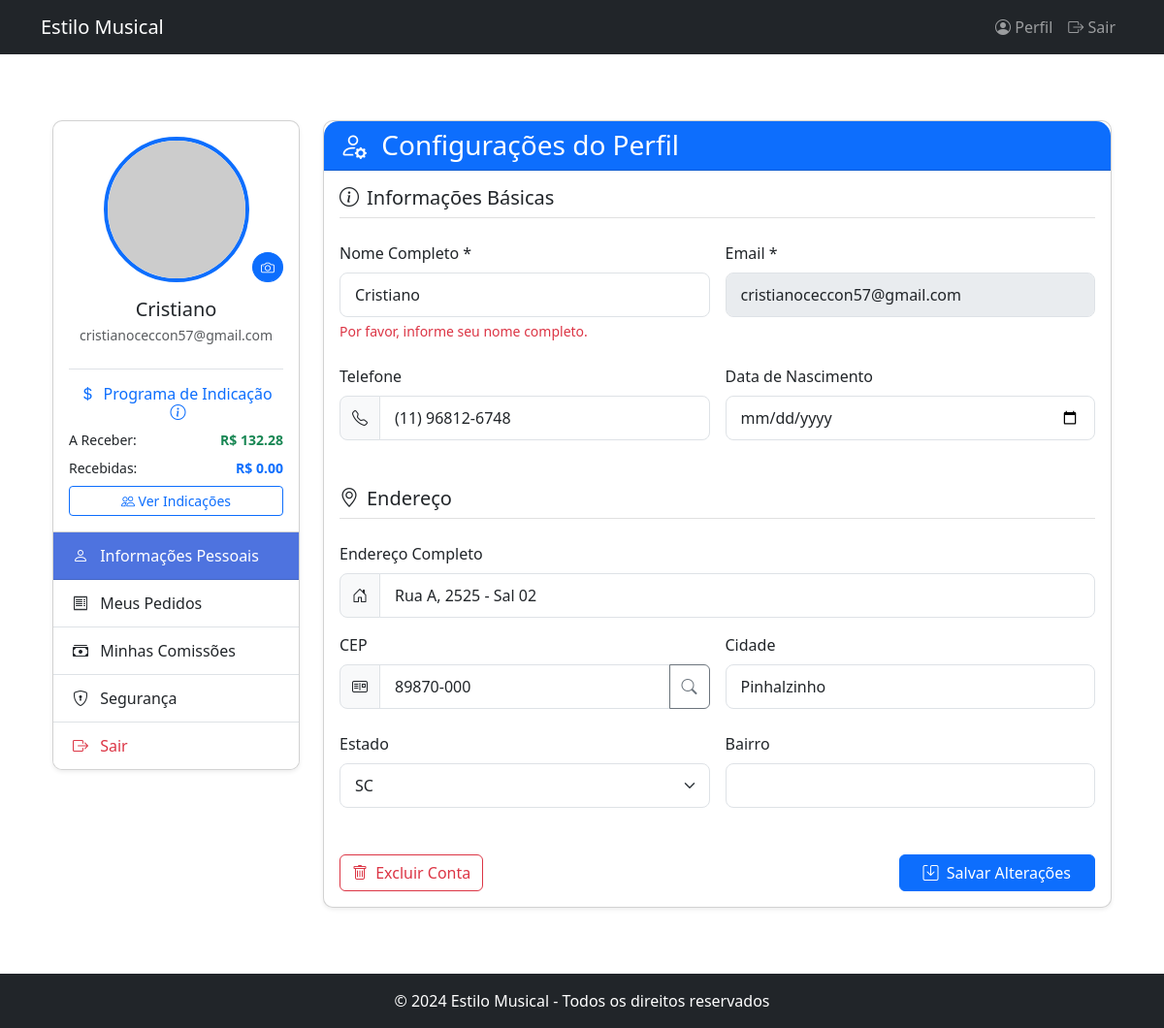
Screenshot of /perfil (signed in) with the database file from the repository.
### app.py (models this page shows, shortened)
class User(db.Model, UserMixin):
    __tablename__ = 'users'
    id = db.Column(db.Integer, primary_key=True)
    nome = db.Column(db.String(100), nullable=False)
    email = db.Column(db.String(100), unique=True, nullable=False)
    senha_hash = db.Column(db.String(128), nullable=False)
    telefone = db.Column(db.String(20))
    endereco = db.Column(db.String(200))
    bairro = db.Column(db.String(100))
    cidade = db.Column(db.String(100))
    estado = db.Column(db.String(2))
    cep = db.Column(db.String(10))
    data_nascimento = db.Column(db.Date)
    data_registro = db.Column(db.DateTime, default=datetime.utcnow)
    ativo = db.Column(db.Boolean, default=True, nullable=False)
    is_admin = db.Column(db.Boolean, default=False, nullable=False)
    ultimo_login = db.Column(db.DateTime)
    email_confirmado = db.Column(db.Boolean, default=False)
    avatar = db.Column(db.String(200))
    prime_code = db.Column(db.String(50))
    indicador_id = db.Column(db.Integer, db.ForeignKey('users.id'))
    desconto_prime = db.Column(db.Float, default=0.0)
    saldo_comissoes = db.Column(db.Float, default=0.0)
    indicado_por = db.relationship('User', remote_side=[id], backref='indicados')
    comissoes_recebidas = db.relationship('Comissao', foreign_keys='Comissao.indicador_id', back_populates='indicador', lazy=True)
    pedidos = db.relationship('Pedido', backref='usuario', lazy=True)

### app.py (the view)
@app.route('/perfil', methods=['GET', 'POST'])
@login_required
def perfil():
    form = PerfilForm()
    if request.method == 'POST' and form.validate_on_submit():
        try:
            current_user.nome = form.nome.data
            current_user.telefone = form.telefone.data
            current_user.data_nascimento = form.nascimento.data
            current_user.endereco = form.endereco.data
            current_user.cep = form.cep.data
            current_user.cidade = form.cidade.data
            current_user.estado = form.estado.data
            current_user.bairro = form.bairro.data
            db.session.commit()
            flash('Perfil atualizado com sucesso!', 'success')
            return redirect(url_for('perfil'))
        except Exception as e:
            db.session.rollback()
            flash('Erro ao atualizar perfil: ' + str(e), 'danger')
    elif request.method == 'GET':
        form.nome.data = current_user.nome
        form.telefone.data = current_user.telefone
        form.nascimento.data = current_user.data_nascimento
        form.endereco.data = current_user.endereco
        form.cep.data = current_user.cep
        form.cidade.data = current_user.cidade
        form.estado.data = current_user.estado
        form.bairro.data = current_user.bairro
    eh_indicador = len(current_user.indicados) > 0 or PrimeCode.query.filter_by(indicador_id=current_user.id).count() > 0
    comissao_a_receber = 0.0
    comissao_recebida = 0.0
    if eh_indicador:
        comissao_a_receber = calcular_comissao_pendente(current_user.id)
        comissao_recebida = calcular_comissao_recebida(current_user.id)
    return render_template('perfil.html',
                         user={
                             'nome': current_user.nome,
                             'email': current_user.email,
                             'telefone': current_user.telefone,
                             'data_nascimento': current_user.data_nascimento,
                             'endereco': current_user.endereco,
                             'cep': current_user.cep,
                             'cidade': current_user.cidade,
                             'estado': current_user.estado,
                             'bairro': current_user.bairro,
                             'eh_indicador': eh_indicador,
                             'comissao_a_receber': comissao_a_receber,
                             'comissao_recebida': comissao_recebida
                         },
                         form=form)

### app.py
class PerfilForm(FlaskForm):
    nome = StringField('Nome Completo', validators=[DataRequired()])
    telefone = StringField('Telefone', validators=[Optional()])
    nascimento = DateField('Data de Nascimento', validators=[Optional()], format='%Y-%m-%d')
    endereco = StringField('Endereço', validators=[Optional()])
    cep = StringField('CEP', validators=[Optional()])
    cidade = StringField('Cidade', validators=[Optional()])
    estado = SelectField('Estado', choices=[
        ('', 'Selecione...'),
        ('AC', 'AC'), ('AL', 'AL'), ('AP', 'AP'), ('AM', 'AM'),
        ('BA', 'BA'), ('CE', 'CE'), ('DF', 'DF'), ('ES', 'ES'),
        ('GO', 'GO'), ('MA', 'MA'), ('MT', 'MT'), ('MS', 'MS'),
        ('MG', 'MG'), ('PA', 'PA'), ('PB', 'PB'), ('PR', 'PR'),
        ('PE', 'PE'), ('PI', 'PI'), ('RJ', 'RJ'), ('RN', 'RN'),
        ('RS', 'RS'), ('RO', 'RO'), ('RR', 'RR'), ('SC', 'SC'),
        ('SP', 'SP'), ('SE', 'SE'), ('TO', 'TO')
    ], validators=[Optional()])
    bairro = StringField('Bairro', validators=[Optional()])

### app.py (called while the page is built)
@login_manager.user_loader
def load_user(user_id):
    return db.session.get(User, int(user_id))

@app.context_processor
def inject_cart_total():
    cart_total = sum(item['quantidade'] for item in session.get('carrinho', {}).values())
    return {'cart_total_items': cart_total}

def calcular_comissao_pendente(user_id):
    total = Comissao.query.filter_by(
        indicador_id=user_id,
        status='pendente'
    ).with_entities(
        db.func.sum(Comissao.valor)
    ).scalar()
    return float(total) if total else 0.0

def calcular_comissao_recebida(user_id):
    total = Comissao.query.filter_by(
        indicador_id=user_id,
        status='pago'
    ).with_entities(
        db.func.sum(Comissao.valor)
    ).scalar()
    return float(total) if total else 0.0

@app.before_request
def proteger_sessao():
    session.modified = True
    if 'carrinho' not in session:
        session['carrinho'] = {}

@app.context_processor
def inject_obter_estoque_produto():
    return {'obter_estoque_produto': obter_estoque_produto}

### templates/perfil.html (shortened to what this page needs)
{% extends 'base.html' %}
{% block content %}
<div class="container py-5">
    <div class="row">
        <div class="col-lg-3 mb-4">
            <div class="card shadow-sm">
                <div class="card-body text-center">
                    <div class="position-relative mb-3">
                        <img src="https://ui-avatars.com/api/?name={{ user.nome|urlencode }}&background=4e73df&color=fff&size=150"
                             class="rounded-circle border border-4 border-primary"
                             width="150"
                             alt="Avatar do usuário">
                        <button class="btn btn-sm btn-primary position-absolute bottom-0 end-0 rounded-circle">
                            <i class="bi bi-camera"></i>
                        </button>
                    </div>
                    <h5 class="mb-1">{{ user.nome }}</h5>
                    <p class="text-muted small">{{ user.email }}</p>
                    {% if user.eh_indicador %}
                    <div class="mt-4 pt-3 border-top">
                        <h6 class="text-primary">
                            <i class="bi bi-currency-dollar me-1"></i> Programa de Indicação
                            <i class="bi bi-info-circle ms-1"
                               data-bs-toggle="tooltip"
                               title="Você recebe comissão por cada indicação que resulta em compra"></i>
                        </h6>
                        <div class="d-flex justify-content-between small mb-2">
                            <span>A Receber:</span>
                            <span class="fw-bold text-success">R$ {{ "%.2f"|format(user.comissao_a_receber|float) }}</span>
                        </div>
                        <div class="d-flex justify-content-between small">
                            <span>Recebidas:</span>
                            <span class="fw-bold text-primary">R$ {{ "%.2f"|format(user.comissao_recebida|float) }}</span>
                        </div>
                        <div class="mt-2">
                            <a href="/indicacoes" class="btn btn-sm btn-outline-primary w-100">
                                <i class="bi bi-people"></i> Ver Indicações
                            </a>
                        </div>
                    </div>
                    {% endif %}
                </div>
                <div class="list-group list-group-flush">
                    <a href="#" class="list-group-item list-group-item-action active">
                        <i class="bi bi-person me-2"></i> Informações Pessoais
                    </a>
                    <a href="/pedidos" class="list-group-item list-group-item-action">
                        <i class="bi bi-receipt me-2"></i> Meus Pedidos
                    </a>
                    {% if user.eh_indicador %}
                    <a href="/comissoes" class="list-group-item list-group-item-action">
                        <i class="bi bi-cash-stack me-2"></i> Minhas Comissões
                    </a>
                    {% endif %}
                    <a href="/alterar-senha" class="list-group-item list-group-item-action">
                        <i class="bi bi-shield-lock me-2"></i> Segurança
                    </a>
                    <a href="/logout" class="list-group-item list-group-item-action text-danger">
                        <i class="bi bi-box-arrow-right me-2"></i> Sair
                    </a>
                </div>
            </div>
        </div>
        <div class="col-lg-9">
            <div class="card shadow-sm">
                <div class="card-header bg-primary text-white">
                    <h3 class="mb-0"><i class="bi bi-person-gear me-2"></i> Configurações do Perfil</h3>
                </div>
                <div class="card-body">
                    <form method="POST" action="{{ url_for('perfil') }}" class="needs-validation" novalidate>
                        <h5 class="mb-4 border-bottom pb-2"><i class="bi bi-info-circle me-2"></i>Informações Básicas</h5>
                        <div class="row g-3 mb-4">
                            <div class="col-md-6">
                                <label for="nome" class="form-label">Nome Completo *</label>
                                <input type="text" class="form-control" id="nome" name="nome" value="{{ user.nome }}" required>
                                <div class="invalid-feedback">
                                    Por favor, informe seu nome completo.
                                </div>
                            </div>
                            <div class="col-md-6">
                                <label for="email" class="form-label">Email *</label>
                                <input type="email" class="form-control" id="email" value="{{ user.email }}" disabled>
                            </div>
                        </div>
                        <div class="row g-3 mb-4">
                            <div class="col-md-6">
                                <label for="telefone" class="form-label">Telefone</label>
                                <div class="input-group">
                                    <span class="input-group-text"><i class="bi bi-telephone"></i></span>
                                    <input type="tel" class="form-control" id="telefone" name="telefone"
                                           value="{{ user.telefone or '' }}" placeholder="(00) 00000-0000">
                                </div>
                            </div>
                            <div class="col-md-6">
                                <label for="nascimento" class="form-label">Data de Nascimento</label>
                                <input type="date" class="form-control" id="nascimento" name="nascimento"
                                       value="{{ user.data_nascimento or '' }}">
                            </div>
                        </div>
                        <h5 class="mb-4 mt-5 border-bottom pb-2"><i class="bi bi-geo-alt me-2"></i>Endereço</h5>
                        <div class="mb-3">
                            <label for="endereco" class="form-label">Endereço Completo</label>
                            <div class="input-group">
                                <span class="input-group-text"><i class="bi bi-house-door"></i></span>
                                <input type="text" class="form-control" id="endereco" name="endereco"
                                       value="{{ user.endereco or '' }}" placeholder="Rua, número, complemento">
                            </div>
                        </div>
                        <div class="row g-3 mb-4">
                            <div class="col-md-6">
                                <label for="cep" class="form-label">CEP</label>
                                <div class="input-group">
                                    <span class="input-group-text"><i class="bi bi-postcard"></i></span>
                                    <input type="text" class="form-control" id="cep" name="cep"
                                           value="{{ user.cep or '' }}" placeholder="00000-000">
                                    <button class="btn btn-outline-secondary" type="button" id="buscar-cep">
                                        <i class="bi bi-search"></i>
                                    </button>
                                </div>
                            </div>
                            <div class="col-md-6">
                                <label for="cidade" class="form-label">Cidade</label>
                                <input type="text" class="form-control" id="cidade" name="cidade"
                                       value="{{ user.cidade or '' }}">
                            </div>
                        </div>
                        <div class="row g-3 mb-4">
                            <div class="col-md-6">
                                <label for="estado" class="form-label">Estado</label>
                                <select class="form-select" id="estado" name="estado">
                                    {% for uf in ['AC','AL','AP','AM','BA','CE','DF','ES','GO','MA','MT','MS','MG',
                                                  'PA','PB','PR','PE','PI','RJ','RN','RS','RO','RR','SC','SP','SE','TO'] %}
                                        <option value="{{ uf }}" {% if user.estado == uf %}selected{% endif %}>{{ uf }}</option>
                                    {% endfor %}
                                </select>
                            </div>
                            <div class="col-md-6">
                                <label for="bairro" class="form-label">Bairro</label>
                                <input type="text" class="form-control" id="bairro" name="bairro"
                                       value="{{ user.bairro or '' }}">
                            </div>
                        </div>
                        <div class="d-flex justify-content-between mt-5">
                            <button type="button" class="btn btn-outline-danger" data-bs-toggle="modal" data-bs-target="#modalExcluirConta">
                                <i class="bi bi-trash me-1"></i> Excluir Conta
                            </button>
                            <button type="submit" class="btn btn-primary px-4">
                                <i class="bi bi-save me-1"></i> Salvar Alterações
                            </button>
                        </div>
                    </form>
                </div>
            </div>
        </div>
    </div>
</div>
{% endblock %}

### templates/perfil.html (style rules this page uses)
.card { border-radius: 10px; overflow: hidden; }
.card-header { border-radius: 0; }
.list-group-item { border-left: none; border-right: none; padding: 12px 20px; }
.list-group-item:first-child { border-top: none; }
.list-group-item:last-child { border-bottom: none; }
.list-group-item.active { background-color: #4e73df; border-color: rgba(0,0,0,.125); }
.form-control, .form-select { padding: 10px 15px; border-radius: 8px; }
.input-group-text { border-radius: 8px 0 0 8px !important; }
.border-bottom { border-color: #e0e0e0 !important; }

### rows the page displays
User: nome "Cristiano", email "cristianoceccon57@gmail.com", telefone "(11) 96812-6748", endereco "Rua A, 2525 - Sal 02", cep "89870-000", cidade "Pinhalzinho", estado "SC"

### other values shown
{{ "%.2f"|format(user.comissao_a_receber|float) }} "132.28"
{{ "%.2f"|format(user.comissao_recebida|float) }} "0.00"
